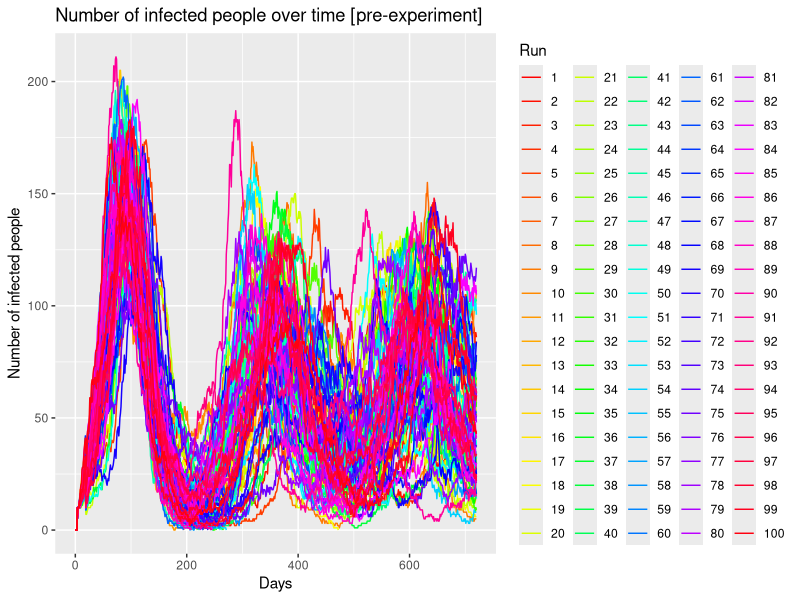
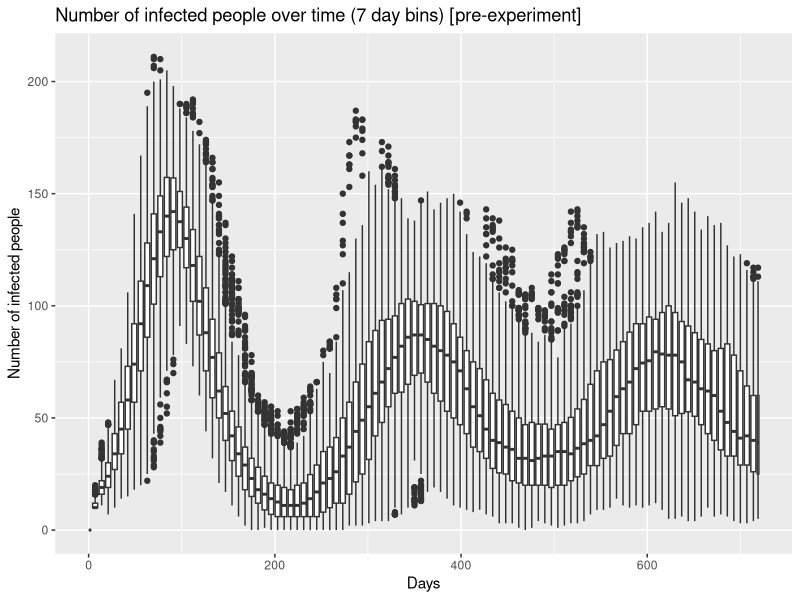
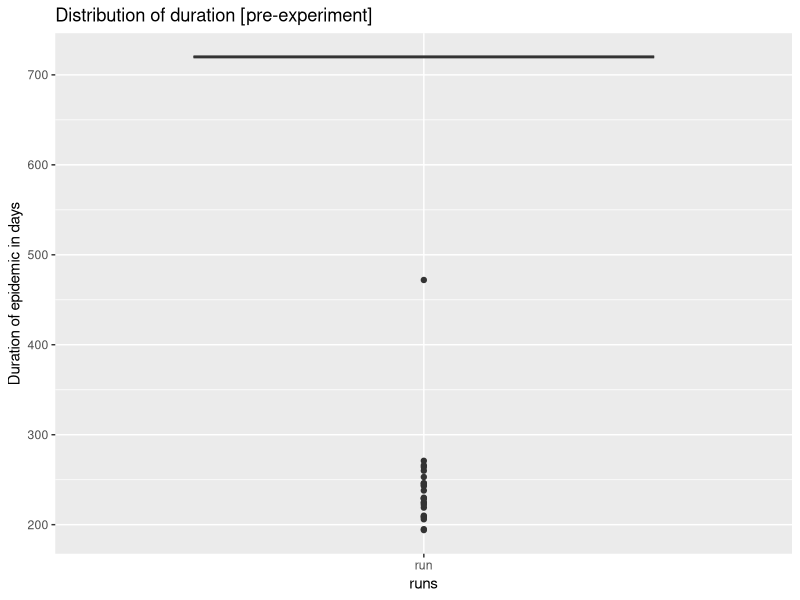
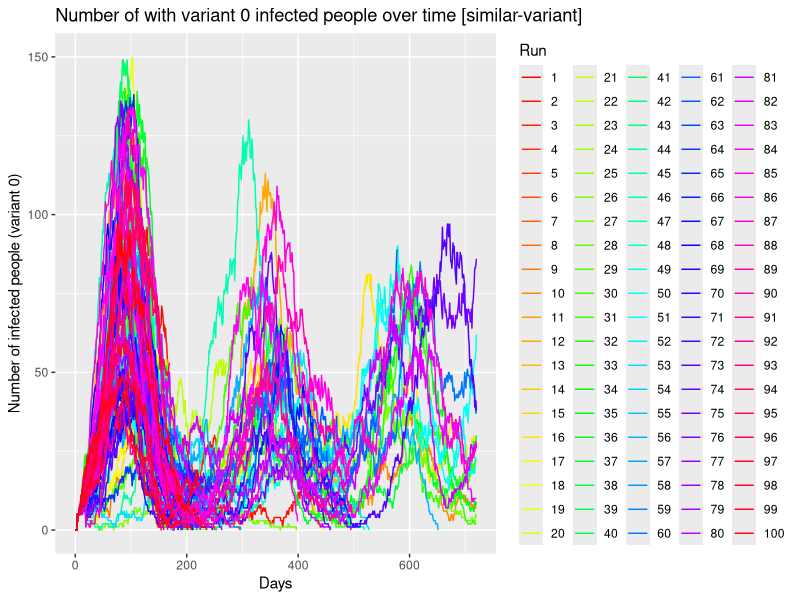
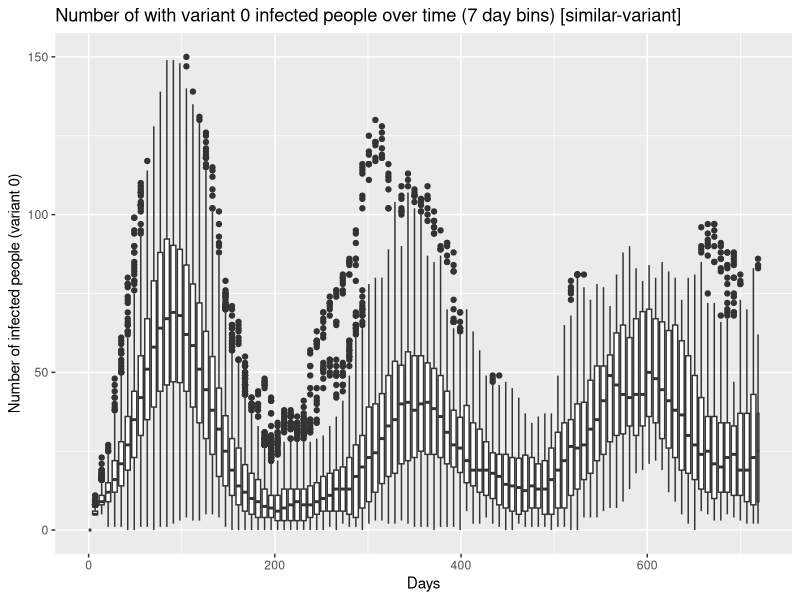
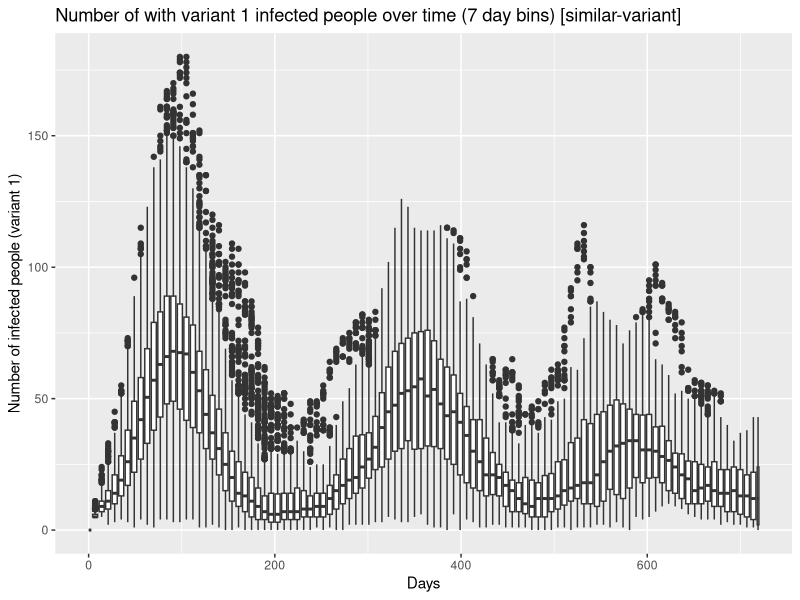
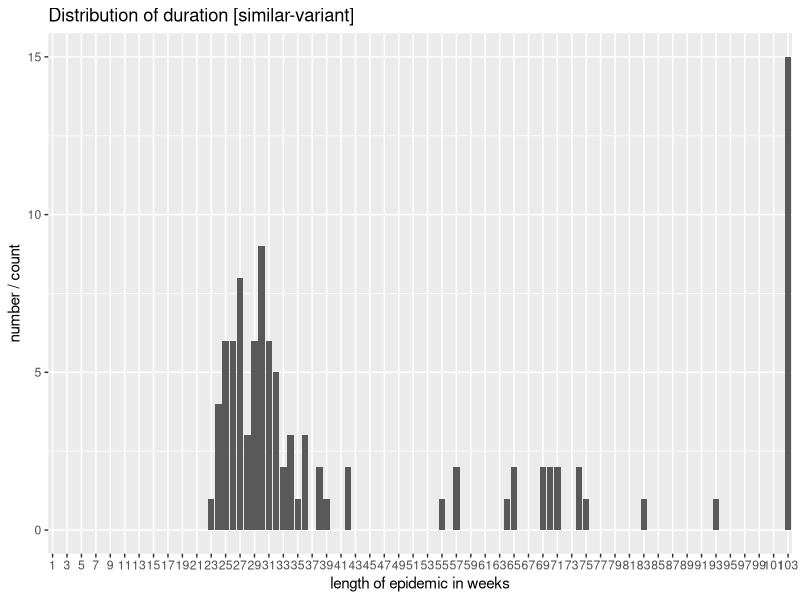
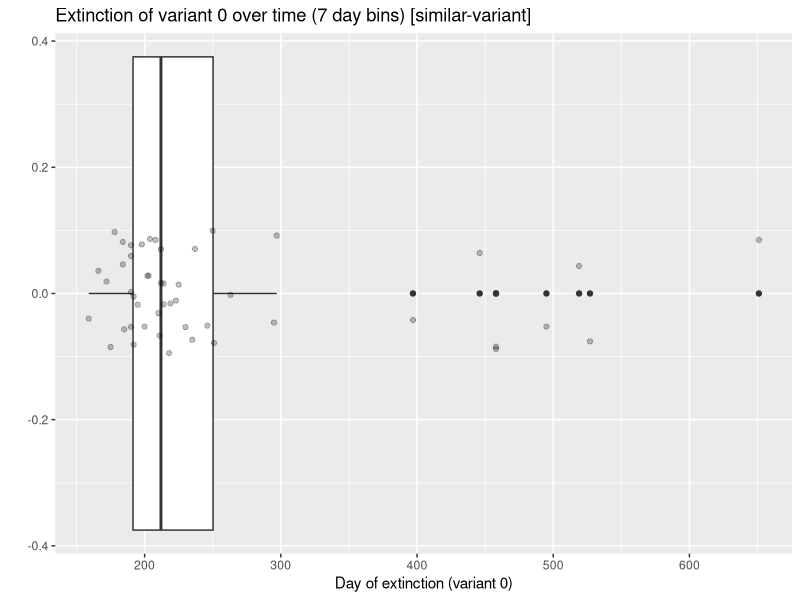

Here is the R script that generated these plots, in order:
#Put this at the top of every file, unless you really really want to work with factors
#this will save you a lot of confusion
options(stringsAsFactors = FALSE)
options(device=.Platform$OS.type)
options(gsubfn.engine = "R")

#these are from two separate packages
library(ggplot2)

# needed for reshaping data frames
# library(reshape2)

#used for querying data, performing aggregations, filtering, etc.
library(sqldf)

##### PRE-EXPERIMENT #####
df_preExperiment = read.table("netlogo/pre-experiment.csv", skip = 6, sep = ",", head=TRUE)
# Remove the X. in the column names
colnames(df_preExperiment) = gsub("X\\.", "", colnames(df_preExperiment))
summary(df_preExperiment)

# Array of curves
ggplot(data=df_preExperiment, aes(x=step., y=n.sick.people, group=run.number.)) + #use myDataFrame for the data, columns for x and y
  geom_line(aes(colour = as.factor(run.number.))) + #we want to use points, colored by runNumber
  xlab("Days") +  #specify x and y labels
  ylab("Number of infected people") +
  ggtitle("Number of infected people over time [pre-experiment]") + #give the plot a title
  scale_colour_manual("Run",values = rainbow(max(df_preExperiment$run.number., na.rm = FALSE)))
ggsave("./diagrams/pre-ex/arrayOfCurves.png")
readline(prompt = "Press [enter] to continue")

ggplot(data=df_preExperiment, aes(x=step., y=n.sick.people, group=round(step./7))) +
  geom_boxplot() +
  xlab("Days") +  #specify x and y labels
  ylab("Number of infected people") +
  ggtitle("Number of infected people over time (7 day bins) [pre-experiment]")
ggsave("./diagrams/pre-ex/boxplot.png")
readline(prompt = "Press [enter] to continue")

duration = aggregate(df_preExperiment$step., by = list(df_preExperiment$run.number.), max)
colnames(duration)[0] = 'run'
colnames(duration)[1] = 'duration'

duration

ggplot(data = duration, aes(x='run', y=x)) +
  geom_boxplot() +
  ylab("Duration of epidemic in days") +
  xlab("runs") +
  ggtitle("Distribution of duration [pre-experiment]")
ggsave("./diagrams/pre-ex/duration.png")
readline(prompt = "Press [enter] to continue")

# 23 times, the virus was wiped out earlier
# According to the previous boxplot these are still outliers
lengths(duration[duration$x < 720, ])

###########################
##### SIMILAR-VARIANT #####
df_similarVariant = read.table("netlogo/similar-variant.csv", skip = 6, sep = ",", head=TRUE)
# Remove the X. in the column names
colnames(df_similarVariant) = gsub("X\\.", "", colnames(df_similarVariant))
summary(df_similarVariant)

# Array of curves
ggplot(data=df_similarVariant, aes(x=step., y=n.people.sick.var0, group=run.number., color=qsec)) + #use myDataFrame for the data, columns for x and y
  geom_line(aes(colour = as.factor(run.number.))) + #we want to use points, colored by runNumber
  xlab("Days") +  #specify x and y labels
  ylab("Number of infected people (variant 0)") +
  ggtitle("Number of with variant 0 infected people over time [similar-variant]") + #give the plot a title
  scale_colour_manual("Run",values = rainbow(max(df_similarVariant$run.number., na.rm = FALSE)))
  # scale_color_gradient(low="blue", high="red")
  # scale_fill_distiller(palette = "RdPu")
ggsave("./diagrams/sim-var/arrayOfCurvesVar0.png")
readline(prompt = "Press [enter] to continue")


ggplot(data=df_similarVariant, aes(x=step., y=n.people.sick.var0, group=round(step./7))) +
  geom_boxplot() +
  xlab("Days") +  #specify x and y labels
  ylab("Number of infected people (variant 0)") +
  ggtitle("Number of with variant 0 infected people over time (7 day bins) [similar-variant]")
ggsave("./diagrams/sim-var/boxplot0.png")
readline(prompt = "Press [enter] to continue")

ggplot(data=df_similarVariant, aes(x=step., y=n.people.sick.var1, group=round(step./7))) +
  geom_boxplot() +
  xlab("Days") +  #specify x and y labels
  ylab("Number of infected people (variant 1)") +
  ggtitle("Number of with variant 1 infected people over time (7 day bins) [similar-variant]")
ggsave("./diagrams/sim-var/boxplot1.png")
readline(prompt = "Press [enter] to continue")


duration = aggregate(df_similarVariant$step., by = list(df_similarVariant$run.number.), max)
colnames(duration)[1] = 'run'
colnames(duration)[2] = 'duration'


# 23 times, the virus was wiped out earlier
# According to the previous boxplot these are still outliers
lengths(duration[duration$x < 720, ])


duration$duration = round(duration$duration /7)

duration

ggplot(data = duration, aes(x=as.factor(duration)), group=round(step./7)) +
  geom_bar() +
  ylab("number / count") +
  xlab("length of epidemic in weeks") +
  scale_x_discrete(limits = as.factor(1:round(720/7)), breaks = seq(1, round(720/7), by=2)) +
  ggtitle("Distribution of duration [similar-variant]")
ggsave("./diagrams/sim-var/duration.png")
readline(prompt = "Press [enter] to continue")

# TODO Comparison with duration of pre-ex => shorter duration in general?

# Variant 0 died
df_simVar_var0died <- sqldf("select [step.] from df_similarVariant where [n.people.exposed.var0] = 0 and [n.people.sick.var0] = 0")
df_simVar_var0died

ggplot(data=df_simVar_var0died, aes(x=step., y = 0)) +
  geom_boxplot() +
  geom_point(alpha=0.25, position = position_jitter(w = 0, h = 0.1)) +
  # geom_jitter() +
  xlab("Day of extinction (variant 0)") +  #specify x and y labels
  ylab("") +
  ggtitle("Extinction of variant 0 over time (7 day bins) [similar-variant]")
ggsave("./diagrams/sim-var/timeOfExtinctionVar0.png")
readline(prompt = "Press [enter] to continue")

# 48 times var 0 died
lengths(df_simVar_var0died)


# Variant 1 died
df_simVar_var1died <- sqldf("select [step.] from df_similarVariant where [n.people.exposed.var1] = 0 and [n.people.sick.var1] = 0")
ggplot(data=df_simVar_var1died, aes(x=step., y = 0)) +
  geom_boxplot() +
  geom_point(alpha=0.25, position = position_jitter(w = 0, h = 0.1)) +
  # geom_jitter() +
  xlab("Day of extinction (variant 0)") +  #specify x and y labels
  ylab("") +
  ggtitle("Extinction of variant 0 over time (7 day bins) [similar-variant]")
ggsave("./diagrams/sim-var/timeOfExtinctionVar1.png")

# 37 times var 1 died
lengths(df_simVar_var1died)

# TODO run 1000 times (maybe concurrent)
